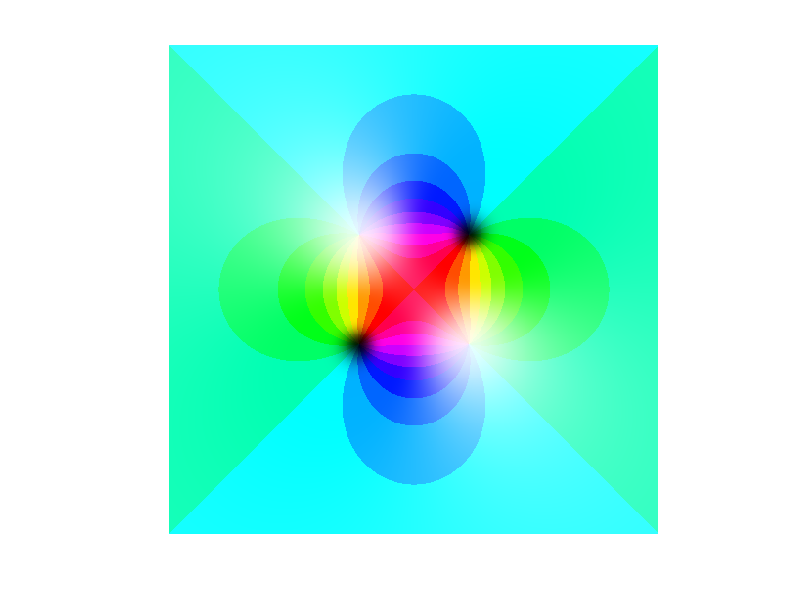

Here is the MATLAB script that generated this plot:
%Farrisviz

	
X  = linspace(-pi,pi,500);
Y  = linspace(-pi,pi,500);
lenx  = length(X);
leny  = length(Y);
Z     = zeros(length(X),length(Y));
ColorMset = zeros(lenx,leny,3);
rgb   = zeros(lenx,leny,3);
for n = 1:lenx        
    Z(n,:)= Y(:)+i*X(n);
end

%Z=feval(inline('(z.^2-1).*(z-2*i).^2./(z.^2+2+2*i)'),Z);
%Z=feval(inline('(1+z)./(1-z)'),Z);
Z=feval(inline('(z.^2-i)./(2*z.^2+2*i)'),Z);
%Z=feval(inline('(2*z.^3- 6*z.^2 - z - 2)/6'),Z);
%Z=feval(inline('((z-1).*(z+1).^2)./((z+i).*(z-i).^2)'),Z);
%Z=feval(inline('cot(z)'),Z);

%(2*z.^3- 6*z.^2 - z - 2)/6.
m12 = log(2);

arg = angle(Z)/(2*pi);
%arg = mod(angle(Z),(2*pi));
arg = -min(min(arg))+arg;
arg2=arg;
for m=1:lenx*leny
    a=floor(20*arg(m));
    arg(m)=a/20;
end

abs_z= abs(Z);
exponent=2;
l=1-(4*atan(abs(Z).^abs(exponent))/pi);
l=sign(exponent).*sign(l).*abs(l);

s = min(1,(1-l));
s = 1 -(1-s).^5; 
s = 0.1 +s *0.9;

v = min(1,(1+l));
v = 1 -(1-v).^5; 
v = 0.1 +v *0.9;

ColorMset(:,:,1) = arg;
ColorMset(:,:,2) = s;
ColorMset(:,:,3) = v;

rgb=hsv2rgb(ColorMset);
image(rgb);
axis off square
%imwrite(rgb,'misc3.png','png','Source','((z-1).*(z+1).^2)./((z+i).*(z-i).^2)')
